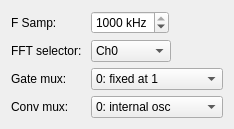
        <widget class="QWidget" name="tab_4">
         <attribute name="title">
          <string>Acquisition</string>
         </attribute>
         <layout class="QVBoxLayout" name="verticalLayout_4">
          <item>
           <layout class="QFormLayout" name="formLayout_2">
            <property name="fieldGrowthPolicy">
             <enum>QFormLayout::AllNonFixedFieldsGrow</enum>
            </property>
            <item row="0" column="0">
             <widget class="QLabel" name="fSampLabel">
              <property name="text">
               <string>F Samp:</string>
              </property>
             </widget>
            </item>
            <item row="0" column="1">
             <widget class="QDoubleSpinBox" name="fSampBox">
              <property name="sizePolicy">
               <sizepolicy hsizetype="Fixed" vsizetype="Fixed">
                <horstretch>0</horstretch>
                <verstretch>0</verstretch>
               </sizepolicy>
              </property>
              <property name="suffix">
               <string> kHz</string>
              </property>
              <property name="decimals">
               <number>0</number>
              </property>
              <property name="maximum">
               <double>1000.000000000000000</double>
              </property>
              <property name="singleStep">
               <double>50.000000000000000</double>
              </property>
              <property name="value">
               <double>1000.000000000000000</double>
              </property>
             </widget>
            </item>
            <item row="1" column="1">
             <widget class="QComboBox" name="fftSelector">
              <property name="maximumSize">
               <size>
                <width>80</width>
                <height>16777215</height>
               </size>
              </property>
              <item>
               <property name="text">
                <string>Ch0</string>
               </property>
              </item>
              <item>
               <property name="text">
                <string>Ch1</string>
               </property>
              </item>
              <item>
               <property name="text">
                <string>Ch2</string>
               </property>
              </item>
              <item>
               <property name="text">
                <string>Ch3</string>
               </property>
              </item>
              <item>
               <property name="text">
                <string>Ch4</string>
               </property>
              </item>
              <item>
               <property name="text">
                <string>Ch5</string>
               </property>
              </item>
              <item>
               <property name="text">
                <string>Ch6</string>
               </property>
              </item>
              <item>
               <property name="text">
                <string>Ch7</string>
               </property>
              </item>
             </widget>
            </item>
            <item row="2" column="0">
             <widget class="QLabel" name="gateMuxLabel">
              <property name="text">
               <string>Gate mux:</string>
              </property>
             </widget>
            </item>
            <item row="2" column="1">
             <widget class="QComboBox" name="gateMuxBox">
              <item>
               <property name="text">
                <string>0: fixed at 1</string>
               </property>
              </item>
              <item>
               <property name="text">
                <string>1: fixed at 0</string>
               </property>
              </item>
              <item>
               <property name="text">
                <string>2: internal trigger</string>
               </property>
              </item>
              <item>
               <property name="text">
                <string>3: reserved</string>
               </property>
              </item>
              <item>
               <property name="text">
                <string>4: AMC Port 17 RX</string>
               </property>
              </item>
              <item>
               <property name="text">
                <string>5: AMC Port 18 RX</string>
               </property>
              </item>
              <item>
               <property name="text">
                <string>6: AMC Port 19 RX</string>
               </property>
              </item>
              <item>
               <property name="text">
                <string>7: AMC Port 20 RX</string>
               </property>
              </item>
             </widget>
            </item>
            <item row="3" column="0">
             <widget class="QLabel" name="convMuxLabel">
              <property name="text">
               <string>Conv mux:</string>
              </property>
             </widget>
            </item>
            <item row="3" column="1">
             <widget class="QComboBox" name="convMuxBox">
              <item>
               <property name="text">
                <string>0: internal osc</string>
               </property>
              </item>
              <item>
               <property name="text">
                <string>1: AMC TCLKA</string>
               </property>
              </item>
              <item>
               <property name="text">
                <string>2: AMC TCLKB</string>
               </property>
              </item>
              <item>
               <property name="text">
                <string>3: reserved</string>
               </property>
              </item>
              <item>
               <property name="text">
                <string>4: AMC Port 17 RX</string>
               </property>
              </item>
              <item>
               <property name="text">
                <string>5: AMC Port 18 RX</string>
               </property>
              </item>
              <item>
               <property name="text">
                <string>6: AMC Port 19 RX</string>
               </property>
              </item>
              <item>
               <property name="text">
                <string>7: AMC Port 20 RX</string>
               </property>
              </item>
             </widget>
            </item>
            <item row="1" column="0">
             <widget class="QLabel" name="label">
              <property name="text">
               <string>FFT selector: </string>
              </property>
             </widget>
            </item>
           </layout>
          </item>
         </layout>
        </widget>
